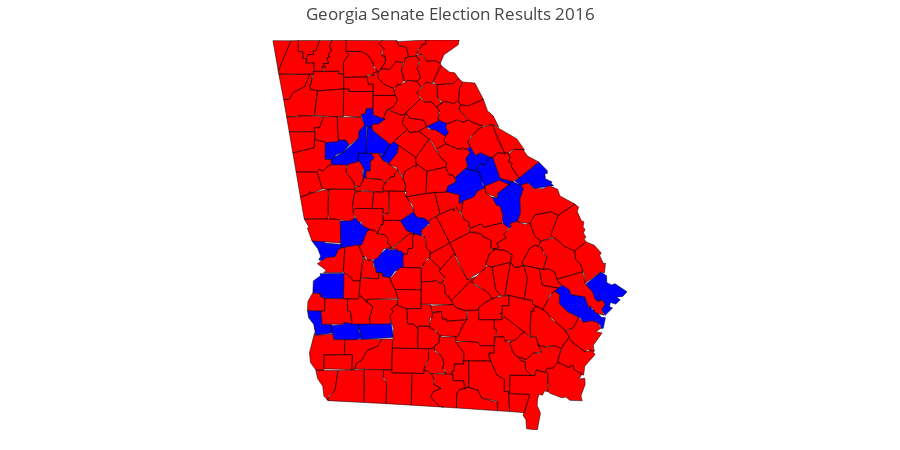

Source (notebook cell):
### Markdown cell above
2a.	Figure 1) A Choropleth map showing the 2016 county by county senate election results in the state of Georgia. The map should show the map of Georgia and only Georgia. 
i.	For each county, compare the columns “demsen16”, “repsen16”, and “othersen16”. 
If “demsen16” has the highest number, color the county blue in the map.
If “repsen16” has the highest number, color the county red in the map.
If “othersen16” has the highest number, color the county white in the map.
ii.	The border of each county should be black.

### Code cell
df_sample = pd.read_csv(r'election-context-2018.csv')

#Georgia Rows
GA = df_sample.iloc[358:517]

#Checks what color is needed
#1=blue, 2=red, 3=white
def label_race (row):
    if (row['demsen16'] >= row['repsen16']) and (row['demsen16'] >= row['othersen16']) :
        return '1'
    elif  (row['repsen16'] >= row['demsen16']) and (row['repsen16'] >= row['othersen16']) :
        return '2'
    else:
        return '3'
    return 'Other'

#Applies it
GA['Color'] = GA.apply(label_race, axis=1)
#cleaner DataFrame
Votes = GA.groupby(['fips', 'demsen16', 'repsen16', 'othersen16', 'Color'], as_index=False)
nl = Votes.first()

#Figure
fips = nl['fips']
values = nl['Color']

colorscale = ['blue', 'red', 'white']
fig = ff.create_choropleth(
    fips=fips, values=values, scope=['Georgia'], show_state_data=False,
    colorscale=colorscale, round_legend_values=True, showlegend = False,
    county_outline={'color': 'black', 'width': 0.5},
    exponent_format=True,
    title='Georgia Senate Election Results 2016')
sort=True
iplot(fig)

### Figure 1 — Plotly figure (JSON) as saved in the notebook; plotly's stock layout.template omitted (floating-point values rounded to 4 significant figures; data arrays with more than 128 entries replaced by an {"elided": "..."} marker saying what was removed)
{"data": [{"fill": "toself", "fillcolor": "blue", "hoverinfo": "none", "line": {"color": "black", "width": 0.5}, "mode": "lines", "name": "1", "type": "scatter", "uid": "1fafc276-704e-4bea-9faf-a52939568570", "x": {"elided": "293 float values"}, "y": {"elided": "293 float values"}}, {"fill": "toself", "fillcolor": "red", "hoverinfo": "none", "line": {"color": "black", "width": 0.5}, "mode": "lines", "name": "2", "type": "scatter", "uid": "7b7f9938-1ff0-45b9-971b-d60d208ce255", "x": {"elided": "1746 float values"}, "y": {"elided": "1746 float values"}}, {"hoverinfo": "text", "legendgroup": "centroids", "marker": {"color": "white", "opacity": 0}, "mode": "markers", "name": "US Counties", "selected": {"marker": {"color": "white", "opacity": 1, "size": 3}}, "showlegend": false, "text": {"elided": "166 str values"}, "type": "scatter", "uid": "5fefe910-e40a-4676-9ef6-82cd4c6f1bbd", "unselected": {"marker": {"opacity": 0}}, "x": [[-84.3], [-84.3], [-84.03], [-84.37], [-84.25], [-84.03], [-84.04], [-81.27], [-81.41], [-84.31], [-84.14], [-83.33], [-83.58], -82.29, -82.88, -82.45, -84.44, -83.25, -83.5, -83.71, -84.84, -83.22, -83.23, -83.7, -83.33, -81.98, -81.44, -81.74, -82.0, -83.96, -84.62, -81.67, -82.07, -85.08, -85.14, -82.14, -81.13, -84.79, -85.35, -84.48, -83.37, -84.98, -84.36, -82.71, -84.58, -82.85, -83.77, -82.26, -83.43, -84.76, -83.99, -83.77, -85.5, -84.17, -84.58, -84.23, -83.17, -83.8, -84.22, -84.77, -84.9, -82.89, -81.34, -82.84, -82.3, -81.89, -84.32, -84.49, -85.21, -84.13, -83.23, -84.47, -84.46, -82.61, -81.54, -84.88, -84.23, -83.17, -84.02, -83.53, -83.82, -83.0, -85.21, -84.91, -82.96, -85.13, -84.15, -83.67, -83.28, -83.57, -83.69, -82.64, -82.42, -81.96, -82.66, -83.56, -84.14, -83.06, -82.92, -81.49, -82.45, -81.75, -83.27, -84.0, -82.48, -83.21, -84.52, -84.69, -84.73, -84.19, -83.92, -82.53, -83.49, -84.75, -84.88, -83.85, -83.44, -83.08, -84.87, -83.83, -84.47, -82.21, -84.39, -85.19, -83.48, -83.37, -85.02, -83.4, -84.75, -82.07, -84.03, -84.31, -81.61, -84.87, -84.28, -83.29, -84.84, -84.2, -84.53, -82.88, -82.06, -82.94, -84.44, -83.92, -83.53, -82.33, -83.74, -82.57, -85.03, -83.62, -83.43, -83.99, -85.3, -83.73, -82.42, -82.68, -82.8, -81.92, -84.55, -82.72, -83.75, -84.97, -83.43, -82.74, -83.17, -83.85], "y": [[33.0], [32.88], [32.51], [32.39], [32.56], [32.53], [32.36], [31.31], [31.5], [31.69], [31.78], [30.64], [30.84], 31.75, 31.3, 31.55, 31.33, 33.07, 34.35, 33.99, 34.24, 31.76, 31.28, 32.81, 32.43, 31.2, 32.01, 32.4, 33.06, 33.29, 31.53, 30.93, 32.4, 33.58, 34.9, 30.78, 32.0, 32.35, 34.48, 34.24, 33.95, 31.63, 33.54, 30.91, 33.94, 31.55, 31.19, 33.54, 31.15, 33.35, 32.71, 31.92, 34.85, 34.44, 30.88, 33.77, 32.17, 32.16, 31.53, 33.7, 31.32, 30.71, 32.37, 34.12, 32.59, 32.16, 34.86, 33.41, 34.26, 34.23, 34.38, 33.79, 34.69, 33.23, 31.23, 34.5, 30.87, 33.58, 33.96, 34.63, 34.32, 33.27, 33.79, 32.74, 34.35, 33.3, 33.45, 32.46, 31.6, 34.13, 33.32, 31.81, 33.05, 32.79, 32.7, 33.03, 33.08, 31.04, 32.46, 31.83, 33.79, 31.75, 30.83, 34.57, 33.48, 34.13, 32.35, 33.04, 31.16, 31.23, 33.01, 32.17, 33.59, 34.79, 32.51, 33.56, 33.83, 33.88, 33.92, 32.57, 34.46, 31.36, 33.09, 34.0, 32.23, 33.32, 31.87, 34.88, 31.76, 33.36, 33.65, 32.26, 32.75, 30.94, 33.26, 34.55, 32.08, 32.04, 32.7, 33.57, 32.05, 31.93, 31.78, 30.86, 31.46, 32.12, 34.92, 32.4, 33.03, 31.72, 32.67, 34.83, 34.74, 33.78, 31.05, 33.41, 32.97, 31.55, 32.05, 32.12, 34.65, 34.81, 31.97, 33.78, 32.8, 31.55]}], "layout": {"annotations": [{"showarrow": false, "text": "<b></b>", "x": 1, "xanchor": "right", "xref": "paper", "y": 1.05, "yref": "paper"}], "dragmode": "select", "height": 450, "hovermode": "closest", "legend": {"traceorder": "reversed", "x": 1, "xanchor": "right", "y": 1, "yanchor": "top"}, "margin": {"b": 20, "l": 20, "r": 20, "t": 40}, "showlegend": false, "title": {"text": "Georgia Senate Election Results 2016"}, "width": 900, "xaxis": {"autorange": false, "fixedrange": true, "range": [-89.01, -77.44], "showgrid": false, "showticklabels": false, "zeroline": false}, "yaxis": {"autorange": false, "fixedrange": true, "range": [30.36, 34.99], "showgrid": false, "showticklabels": false, "zeroline": false}}}
